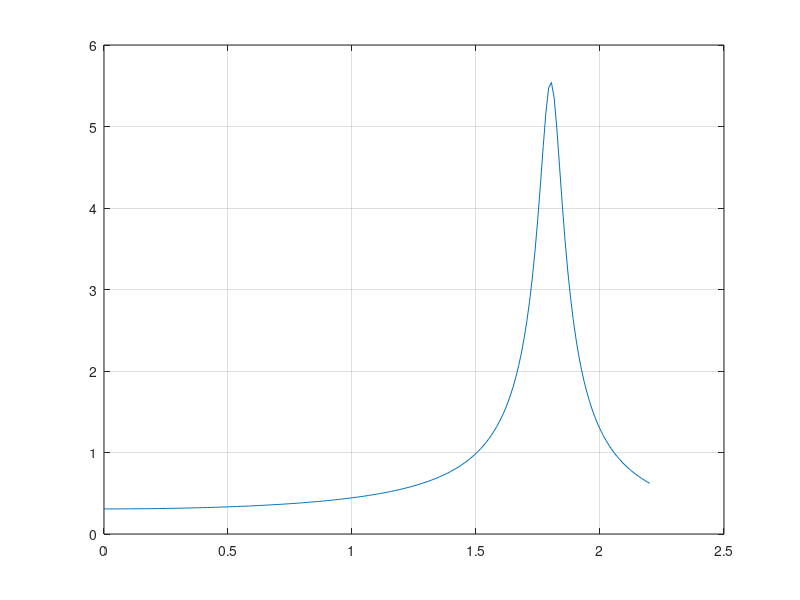

Reproduce this figure in MATLAB.
%% First Order Analytical approximate displacements
%----------------------
%Analysis of nonlinear vibration of coupled systems with cubics
%----------------------
% variables
k1=1e5;
k2=1e4;
m=1;

alpha=k1/m; %for a single mass value for both masses
beta=k2/m;
A=1; %amplitude, I think. leaving as 1 for now
t=0:0.005:1; %time range
f=2; %Hz
w=linspace(0,2.2,length(t)); %forcing frequency
zeta=0.05;
B=3; 

M=1./sqrt((w.^2-1-(3/4)*B*1).^2+(2*zeta*w).^2);
plot(w,M)
grid


%% Displacement of mass 1, u(t)

% u=-(1./(9*w))*A.*cos(w.*t).*(9*alpha+6*beta*A^2+A*beta*(cos(w.*t).^2));
% v=u+A.*cos(w.*t);
% plot(t,u,t,v)